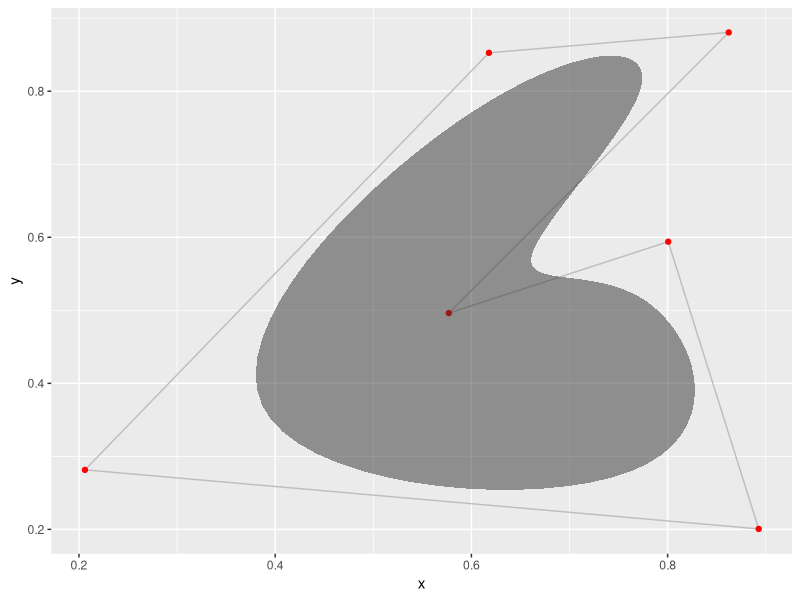
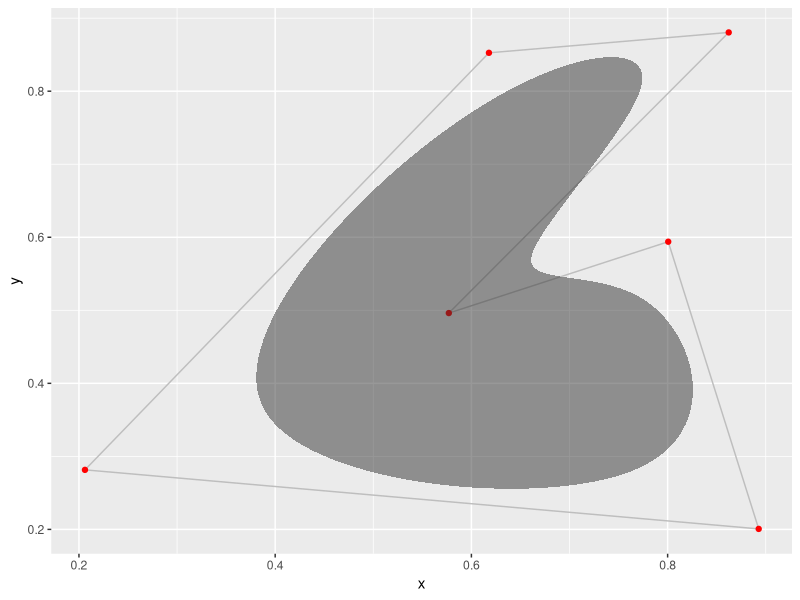
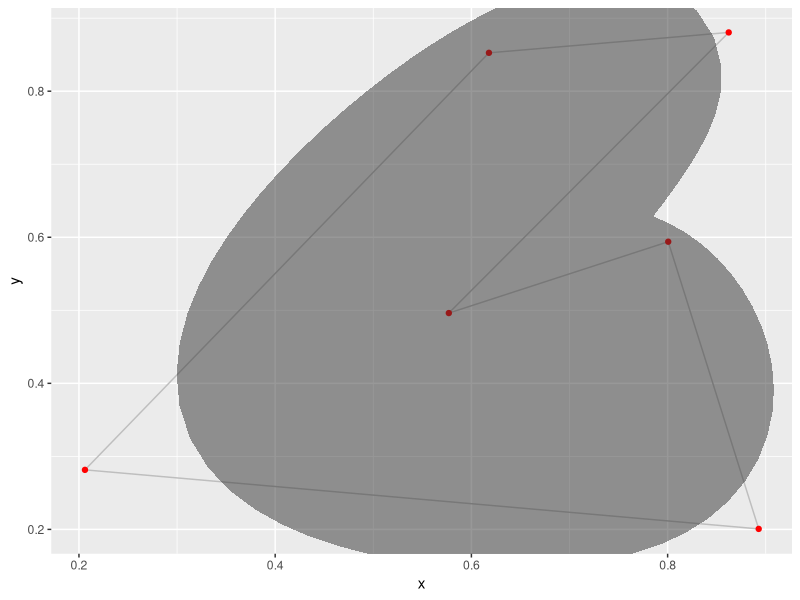

Recreate these plots in R, in order.
library(ggforce)


### Name: geom_bspline_closed
### Title: Create closed b-spline shapes
### Aliases: geom_bspline_closed stat_bspline_closed geom_bspline_closed0

### ** Examples

# Create 6 random control points
controls <- data.frame(
  x = runif(6),
  y = runif(6)
)

ggplot(controls, aes(x, y)) +
  geom_polygon(fill = NA, colour = 'grey') +
  geom_point(colour = 'red') +
  geom_bspline_closed(alpha = 0.5)

# The 0 version approximates the correct shape
ggplot(controls, aes(x, y)) +
  geom_polygon(fill = NA, colour = 'grey') +
  geom_point(colour = 'red') +
  geom_bspline_closed0(alpha = 0.5)

# But only the standard version supports geom_shape operations
# Be aware of self-intersections though
ggplot(controls, aes(x, y)) +
  geom_polygon(fill = NA, colour = 'grey') +
  geom_point(colour = 'red') +
  geom_bspline_closed(alpha = 0.5, expand = unit(2, 'cm'))
